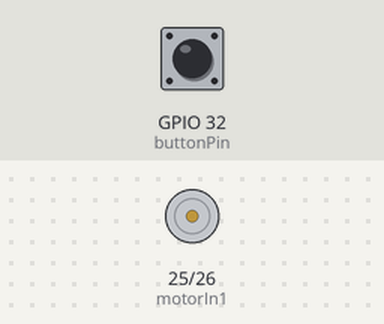
Bench run of a sketch on a simulated ESP32. On the bench: motor-driver pin pairs drawn as motors (green arrow = first pin HIGH = forward, orange = second pin HIGH = backward, longer = more drive). The inputs (shaded band) are chosen by the test bench; at power-on: GPIO 32 (buttonPin) HIGH.

Above: at 1.2 s.
1.3 s: GPIO 32 (buttonPin) pulled LOW for 0.15 s
At 1.39 s:
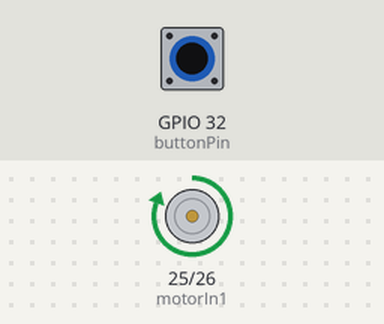
2.9 s: GPIO 32 (buttonPin) pulled LOW for 1 s
At 3.08 s:
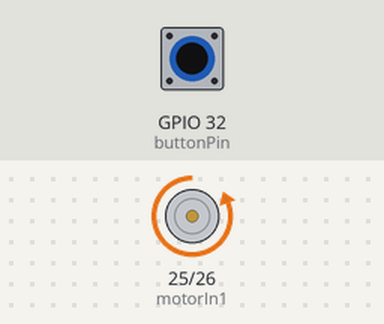
Timing chart, 0 to 5.9 s (numbered marks = the images above; inputs shaded):
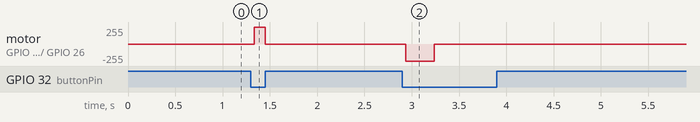

Measured:
- after the input at 1.3 s, motor on GPIO 25 (motorIn1) / GPIO 26 (motorIn2): stopped → forward 255/255 at once, → stopped 0.11 s later
- after the input at 2.9 s, motor on GPIO 25 (motorIn1) / GPIO 26 (motorIn2): stopped → backward 255/255 at once, → stopped 0.30 s later

The sketch:

WristBench.ino
```cpp
#include <Arduino.h>
#include <WiFi.h>
#include <esp_now.h>
#include <esp_wifi.h>
#include <string.h>

// Bench test only. Remove the tether and spool; secure the motor body first.
// A1/GPIO25 -> AIN1, A0/GPIO26 -> AIN2, NO pushbutton GPIO32 -> GND.
// Board in Arduino IDE: Adafruit Feather ESP32 V2.
constexpr uint8_t motorIn1 = 25;
constexpr uint8_t motorIn2 = 26;
constexpr uint8_t buttonPin = 32;
constexpr unsigned long debounceMs = 35;
constexpr unsigned long maxRunMs = 300;
constexpr unsigned long reversePauseMs = 250;
constexpr uint8_t radioChannel = 1;
constexpr uint8_t broadcastAddress[6] = {0xff,0xff,0xff,0xff,0xff,0xff};
constexpr char balloonCall[] = "BALLOON_V1_CALL";

bool radioReady = false;
bool rawPressed = false;
bool armed = false;
bool running = false;
bool nextForward = true;
unsigned long changedAt = 0;
unsigned long startedAt = 0;
unsigned long stoppedAt = 0;

void motorOff() {
  digitalWrite(motorIn1, LOW);
  digitalWrite(motorIn2, LOW);
}

bool startRadio() {
  if (!WiFi.mode(WIFI_STA)) return false;
  WiFi.setAutoReconnect(false);
  if (esp_wifi_set_channel(radioChannel, WIFI_SECOND_CHAN_NONE) != ESP_OK) return false;
  if (esp_now_init() != ESP_OK) return false;
  esp_now_peer_info_t peer{};
  memcpy(peer.peer_addr, broadcastAddress, sizeof(broadcastAddress));
  peer.channel = radioChannel;
  peer.ifidx = WIFI_IF_STA;
  peer.encrypt = false;
  return esp_now_add_peer(&peer) == ESP_OK;
}

void setup() {
  pinMode(motorIn1, OUTPUT);
  pinMode(motorIn2, OUTPUT);
  motorOff();
  pinMode(buttonPin, INPUT_PULLUP);
  radioReady = startRadio();
  rawPressed = digitalRead(buttonPin) == LOW;
  changedAt = millis();
  stoppedAt = changedAt;
}

void loop() {
  const unsigned long now = millis();
  const bool pressed = digitalRead(buttonPin) == LOW;
  if (pressed != rawPressed) {
    rawPressed = pressed;
    changedAt = now;
  }

  // Cut power on the first release sample, or when the test pulse ends.
  if (running && (!pressed || now - startedAt >= maxRunMs)) {
    motorOff();
    running = false;
    stoppedAt = now;
  }

  if (now - changedAt < debounceMs) return;
  if (!pressed) {
    if (now - stoppedAt >= reversePauseMs) armed = true;
    return;
  }
  if (!armed || running) return;

  armed = false;  // A held or stuck switch cannot produce repeated pulses.
  digitalWrite(nextForward ? motorIn1 : motorIn2, HIGH);
  nextForward = !nextForward;
  startedAt = now;
  running = true;
  if (radioReady) {
    // Include the terminating NUL; the balloon uses the same message and channel.
    esp_now_send(broadcastAddress, reinterpret_cast<const uint8_t*>(balloonCall), sizeof(balloonCall));
  }
}
```
